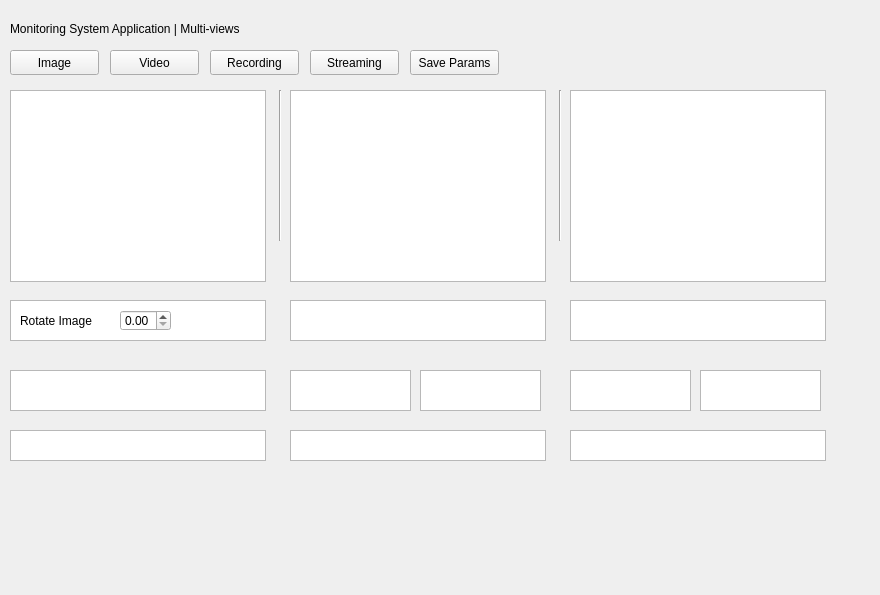
<?xml version="1.0" encoding="UTF-8"?>
<ui version="4.0">
 <class>Form</class>
 <widget class="QWidget" name="Form">
  <property name="geometry">
   <rect>
    <x>0</x>
    <y>0</y>
    <width>880</width>
    <height>595</height>
   </rect>
  </property>
  <property name="windowTitle">
   <string>Form</string>
  </property>
  <widget class="QLabel" name="label">
   <property name="geometry">
    <rect>
     <x>10</x>
     <y>20</y>
     <width>311</width>
     <height>17</height>
    </rect>
   </property>
   <property name="text">
    <string>Monitoring System Application | Multi-views</string>
   </property>
  </widget>
  <widget class="QLabel" name="label_2">
   <property name="geometry">
    <rect>
     <x>30</x>
     <y>50</y>
     <width>67</width>
     <height>17</height>
    </rect>
   </property>
   <property name="text">
    <string>Image</string>
   </property>
  </widget>
  <widget class="QTableWidget" name="tableWidget_3">
   <property name="geometry">
    <rect>
     <x>10</x>
     <y>90</y>
     <width>256</width>
     <height>192</height>
    </rect>
   </property>
  </widget>
  <widget class="QTableWidget" name="tableWidget_7">
   <property name="geometry">
    <rect>
     <x>290</x>
     <y>90</y>
     <width>256</width>
     <height>192</height>
    </rect>
   </property>
  </widget>
  <widget class="QTableWidget" name="tableWidget_8">
   <property name="geometry">
    <rect>
     <x>570</x>
     <y>90</y>
     <width>256</width>
     <height>192</height>
    </rect>
   </property>
  </widget>
  <widget class="Line" name="line">
   <property name="geometry">
    <rect>
     <x>270</x>
     <y>90</y>
     <width>20</width>
     <height>151</height>
    </rect>
   </property>
   <property name="orientation">
    <enum>Qt::Vertical</enum>
   </property>
  </widget>
  <widget class="Line" name="line_3">
   <property name="geometry">
    <rect>
     <x>550</x>
     <y>90</y>
     <width>20</width>
     <height>151</height>
    </rect>
   </property>
   <property name="orientation">
    <enum>Qt::Vertical</enum>
   </property>
  </widget>
  <widget class="QTableWidget" name="tableWidget_9">
   <property name="geometry">
    <rect>
     <x>10</x>
     <y>300</y>
     <width>256</width>
     <height>41</height>
    </rect>
   </property>
  </widget>
  <widget class="QTableWidget" name="tableWidget_10">
   <property name="geometry">
    <rect>
     <x>290</x>
     <y>300</y>
     <width>256</width>
     <height>41</height>
    </rect>
   </property>
  </widget>
  <widget class="QTableWidget" name="tableWidget_11">
   <property name="geometry">
    <rect>
     <x>570</x>
     <y>300</y>
     <width>256</width>
     <height>41</height>
    </rect>
   </property>
  </widget>
  <widget class="QTableWidget" name="tableWidget_12">
   <property name="geometry">
    <rect>
     <x>10</x>
     <y>370</y>
     <width>256</width>
     <height>41</height>
    </rect>
   </property>
  </widget>
  <widget class="QTableWidget" name="tableWidget_13">
   <property name="geometry">
    <rect>
     <x>290</x>
     <y>370</y>
     <width>121</width>
     <height>41</height>
    </rect>
   </property>
  </widget>
  <widget class="QTableWidget" name="tableWidget_15">
   <property name="geometry">
    <rect>
     <x>10</x>
     <y>430</y>
     <width>256</width>
     <height>31</height>
    </rect>
   </property>
  </widget>
  <widget class="QTableWidget" name="tableWidget_16">
   <property name="geometry">
    <rect>
     <x>290</x>
     <y>430</y>
     <width>256</width>
     <height>31</height>
    </rect>
   </property>
  </widget>
  <widget class="QTableWidget" name="tableWidget_17">
   <property name="geometry">
    <rect>
     <x>570</x>
     <y>430</y>
     <width>256</width>
     <height>31</height>
    </rect>
   </property>
  </widget>
  <widget class="QDoubleSpinBox" name="doubleSpinBox">
   <property name="geometry">
    <rect>
     <x>120</x>
     <y>310</y>
     <width>51</width>
     <height>21</height>
    </rect>
   </property>
  </widget>
  <widget class="QLabel" name="label_7">
   <property name="geometry">
    <rect>
     <x>20</x>
     <y>310</y>
     <width>101</width>
     <height>21</height>
    </rect>
   </property>
   <property name="text">
    <string>Rotate Image</string>
   </property>
  </widget>
  <widget class="QPushButton" name="pushButton">
   <property name="geometry">
    <rect>
     <x>10</x>
     <y>50</y>
     <width>89</width>
     <height>25</height>
    </rect>
   </property>
   <property name="text">
    <string>Image</string>
   </property>
  </widget>
  <widget class="QPushButton" name="pushButton_2">
   <property name="geometry">
    <rect>
     <x>110</x>
     <y>50</y>
     <width>89</width>
     <height>25</height>
    </rect>
   </property>
   <property name="text">
    <string>Video</string>
   </property>
  </widget>
  <widget class="QPushButton" name="pushButton_3">
   <property name="geometry">
    <rect>
     <x>210</x>
     <y>50</y>
     <width>89</width>
     <height>25</height>
    </rect>
   </property>
   <property name="text">
    <string>Recording</string>
   </property>
  </widget>
  <widget class="QPushButton" name="pushButton_4">
   <property name="geometry">
    <rect>
     <x>310</x>
     <y>50</y>
     <width>89</width>
     <height>25</height>
    </rect>
   </property>
   <property name="text">
    <string>Streaming</string>
   </property>
  </widget>
  <widget class="QPushButton" name="pushButton_5">
   <property name="geometry">
    <rect>
     <x>410</x>
     <y>50</y>
     <width>89</width>
     <height>25</height>
    </rect>
   </property>
   <property name="text">
    <string>Save Params</string>
   </property>
  </widget>
  <widget class="QTableWidget" name="tableWidget_18">
   <property name="geometry">
    <rect>
     <x>420</x>
     <y>370</y>
     <width>121</width>
     <height>41</height>
    </rect>
   </property>
  </widget>
  <widget class="QTableWidget" name="tableWidget_14">
   <property name="geometry">
    <rect>
     <x>570</x>
     <y>370</y>
     <width>121</width>
     <height>41</height>
    </rect>
   </property>
  </widget>
  <widget class="QTableWidget" name="tableWidget_19">
   <property name="geometry">
    <rect>
     <x>700</x>
     <y>370</y>
     <width>121</width>
     <height>41</height>
    </rect>
   </property>
  </widget>
 </widget>
 <resources/>
 <connections/>
</ui>
